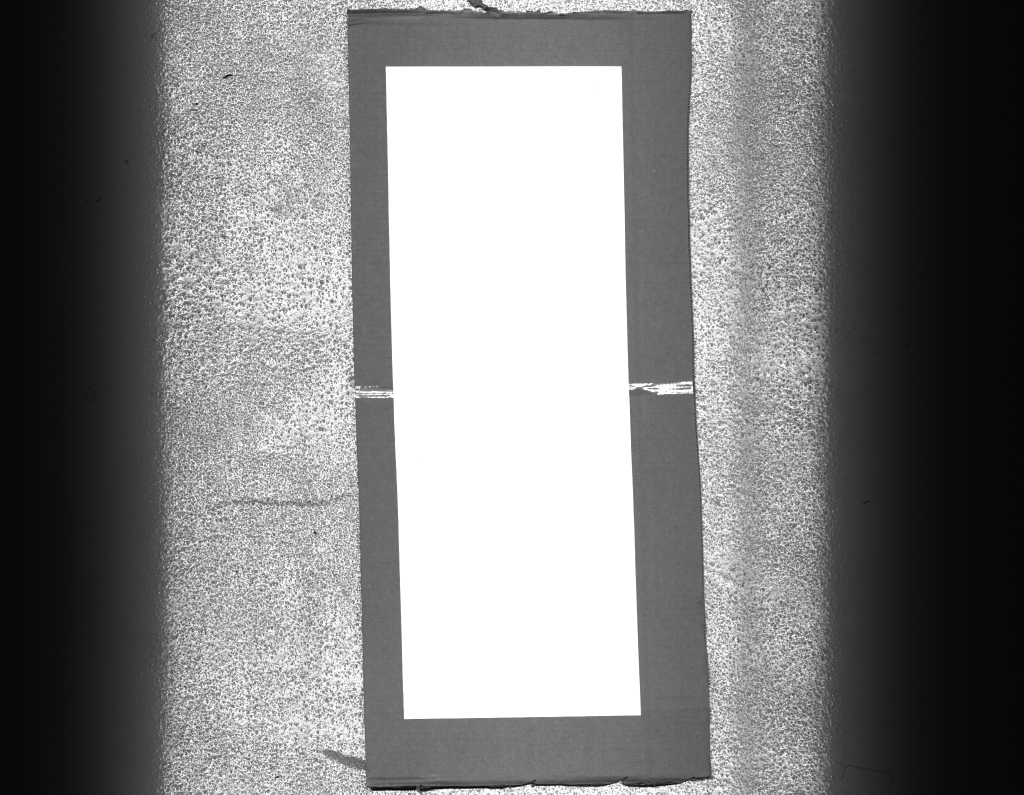
#> input picture road_anomaly_detector/main/calibration/Encoder/enoder_test_1.png, 2048 x 1589 px, found by its file name (shown at 1/2 size)
$ python Calibration_encoder.py
#> lines starting #> are read from the running program, lines starting #| are printed output that depends on the picture; after the words box and inside, x2 and y2 are one past the last pixel; in counts of white or black regions, pixels touching at a corner belong together
### road_anomaly_detector/main/calibration/camera.py
import matplotlib.pyplot as plt
import numpy as np

class camProbities:
    def __init__(self, focal, WD, CamSpecs):
        # Assign
        self.focal = focal  # Assuming focal length is in mm
        self.WD = WD  # Working distance in meters
        # Unpack the specs
        self.resolution_h, self.resolution_v = CamSpecs.get("Resolution", (0, 0))
        self.pixel_size_h, self.pixel_size_v = CamSpecs.get("Pixel Size", (0.0, 0.0))  # Assuming µm
        self.line_rate = CamSpecs.get("Line Rate", 0)
        self.wheel_diameter = CamSpecs.get("Wheel Diameter", 0)

    def getFOV(self):
        # Convert focal length to meters from mm, same for pixel width
        focal_length_m = self.focal / 1000  # Convert mm to meters
        pixel_width_m = self.pixel_size_h / 1e6  # Convert µm to meters

        # Calculate sensor width
        sensor_width_m = self.resolution_h * pixel_width_m

        # Calculate FOV
        FOV = (sensor_width_m / focal_length_m) * self.WD
        return FOV

    def getSpartial(self):
        # Calculate spatial resolution in meters per pixel
        FOV = self.getFOV()
        spatial_resolution = FOV / self.resolution_h
        return spatial_resolution * 1000  # Return in mm/pixel

    # [47 lines left out: functions getMaxSpeed, calculateLineRate, calculateMaxExposureTime, calculateEncoderResolution, __str__, not called in this run]

### road_anomaly_detector/main/calibration/Calibration_encoder.py
import cv2
import numpy as np
import matplotlib.pyplot as plt
from road_anomaly_detector.main.calibration.camera import camProbities
from road_anomaly_detector.main.camera.Image_acqusition import LineScanCamera

def load_image(filepath):
    """Load an image in grayscale mode."""
    image = cv2.imread(filepath, cv2.IMREAD_GRAYSCALE)
    if image is None:
        raise FileNotFoundError(f"Error: Unable to load image from {filepath}")
    return image

def display_image(image, title="Image"):
    """Display an image using Matplotlib."""
    plt.imshow(image, cmap='gray')
    plt.title(title)
    plt.axis('off')
    plt.show()

def save_image(image, save_path):
    """Save an image to the specified path."""
    success = cv2.imwrite(save_path, image)
    if not success:
        raise IOError(f"Error: Unable to save image to {save_path}")
    print(f"Image saved successfully at {save_path}")

def save_image(image, save_path):
    """Save an image to the specified path."""
    success = cv2.imwrite(save_path, image)
    if not success:
        raise IOError(f"Error: Unable to save image to {save_path}")
    print(f"Image saved successfully at {save_path}")

def find_paper_contour(image, lower=170, upper=255, blurEn=True, morphEn=True):
    """Detect paper contour in the image using thresholding and morphological operations."""
    if blurEn:
        image = cv2.GaussianBlur(image, (3, 3), 0)

    thresh = cv2.threshold(image, lower, upper, cv2.THRESH_BINARY)[1]

    if morphEn:
        kernel = np.ones((7, 7), np.uint8)
        morph = cv2.morphologyEx(thresh, cv2.MORPH_CLOSE, kernel)
        morph = cv2.morphologyEx(morph, cv2.MORPH_OPEN, kernel)
    else:
        morph = thresh

    contours, _ = cv2.findContours(morph, cv2.RETR_EXTERNAL, cv2.CHAIN_APPROX_SIMPLE)
    display_image(thresh)

    if not contours:
        raise ValueError("No contours found in the image.")

    big_contour = max(contours, key=cv2.contourArea)

    return big_contour, thresh, morph, contours

def calculate_dimensions_from_contour(image, contour):
    """Approximate a contour to a polygon and calculate its dimensions."""
    peri = cv2.arcLength(contour, True)
    corners = cv2.approxPolyDP(contour, 0.04 * peri, True)

    def euclidean_distance(pt1, pt2):
        return np.linalg.norm(np.array(pt1) - np.array(pt2))

    if len(corners) == 4:
        top_left, top_right, bottom_right, bottom_left = [corner[0] for corner in corners]
        height_px = euclidean_distance(top_left, top_right)
        width_px = euclidean_distance(top_left, bottom_left)
        if width_px > height_px:
            height_px, width_px = width_px, height_px
    else:
        raise ValueError("The contour does not have exactly 4 corners.")

    polygon = image.copy()
    cv2.polylines(polygon, [corners], True, (0, 0, 255), 2, cv2.LINE_AA)

    return np.round(height_px), np.round(width_px), polygon

def display_stages(image, thresh, morph, contours, polygon):
    """Display the thresh, morph, contours, and polygon stages in one figure."""
    fig, axes = plt.subplots(2, 2, figsize=(10, 10))

    # Display thresholded image
    axes[0, 0].imshow(thresh, cmap='gray')
    axes[0, 0].set_title("Threshold")
    axes[0, 0].axis('off')

    # Display morphology result
    axes[0, 1].imshow(morph, cmap='gray')
    axes[0, 1].set_title("Morphology")
    axes[0, 1].axis('off')

    # Display contours
    contour_image = image.copy()
    cv2.drawContours(contour_image, contours, -1, (0, 255, 0), 2)
    axes[1, 0].imshow(contour_image, cmap='gray')
    axes[1, 0].set_title("Contours")
    axes[1, 0].axis('off')

    # Display polygon
    axes[1, 1].imshow(polygon, cmap='gray')
    axes[1, 1].set_title("Polygon")
    axes[1, 1].axis('off')

    plt.tight_layout()
    plt.show()

def paper_size(image, lower=170, upper=255, dispay=True, blurEn=True, morphEn=True):
    """Find and return paper size (height and width in pixels) and polygon representation."""
    contour, thresh, morph, contours = find_paper_contour(image, lower, upper, blurEn, morphEn)
    height_px, width_px, polygon = calculate_dimensions_from_contour(image, contour)
    if dispay:
        display_stages(image, thresh, morph, contours, polygon)
    return height_px, width_px, polygon

def main():
    try:
        print("Starting encoding calibration process...")
        #WD = float(input("Enter Work distance (in meters): "))
        WD = 0.764

        cam_specs = {
            "Resolution": (4096/2, 1),
            "Pixel Size": (3.5*2, 3.5*2),
            "Line Rate": 80000,  # Don't matter
            "Wheel Diameter": 0.18
        }

        cam = camProbities(focal=8.5, WD=WD, CamSpecs=cam_specs)
        #initial_resolution = cam.calculateEncoderResolution() * 8 # times 8 because we have
        initial_resolution = 7535
        # 2 rising edge channels and pulse every 4 encode tick.

        print(f"Initial resolution: {initial_resolution}")
        input("Press Enter to start the paper calibration scheme...")

        spartial_res_1m = 1 / (cam.getSpartial() / 1000) # 1 m / spartial_res
        #print(cam.getSpartial() / 1000)
        #camera = LineScanCamera(trigger='encoder', exposure=7, frame_height=spartial_res_1m, compression='png')

        a3_height_mm, a3_width_mm = 420*2, 297

        while True:
            #image = camera.capture_image()
            image = load_image("road_anomaly_detector/main/calibration/enoder_test_1.png")
#> in load_image, image is the input picture: shape (1589, 2048); min 6, max 255, mean 128
            print("Picture taken...")

            height_px, width_px, _ = paper_size(image, lower=235, dispay=True, blurEn=False, morphEn=False)
#> in find_paper_contour, `thresh = cv2.threshold(image, lower, upper, cv2.THRESH_BINARY)[1]`:
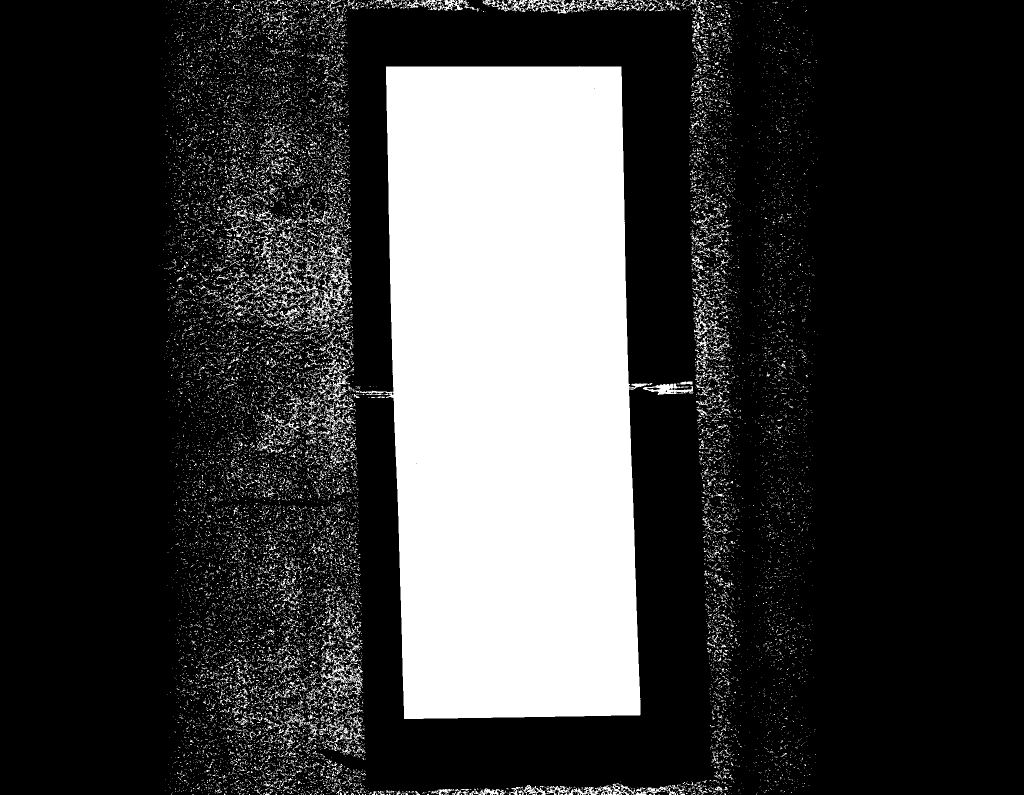
#> thresh: shape (1589, 2048) (shown at 1/2 size); 22.8% white; 21604 white regions (20580 under 20 px)
#> in find_paper_contour, `contours, _ = cv2.findContours(morph, cv2.RETR_EXTERNAL, cv2.CHAIN_APP..`: contours = 21592 contours, 21219 with area under 20; largest, box (x1, y1, x2, y2) and area: (705, 132, 1298, 1438) 612297, (611, 518, 704, 649) 2852, (1050, 0, 1206, 27) 1532, (1047, 1567, 1259, 1589) 1508, (1286, 767, 1387, 790) 985
#> in find_paper_contour, `big_contour = max(contours, key=cv2.contourArea)`: big_contour = contour of 395 points, box (x1, y1, x2, y2) (705, 132, 1298, 1438), area 612297
#> in paper_size, `contour, thresh, morph, contours = find_paper_contour(image, lower, up..`: contour has the same summary as big_contour in find_paper_contour
#> in calculate_dimensions_from_contour, `peri = cv2.arcLength(contour, True)`: peri = 3967.1
#> in calculate_dimensions_from_contour, `corners = cv2.approxPolyDP(contour, 0.04 * peri, True)`: corners = [[1242, 133], [772, 133], [808, 1437], [1280, 1429]]
#> in calculate_dimensions_from_contour, `top_left, top_right, bottom_right, bottom_left = [corner[0] for corner..`: top_left = [1242, 133]; top_right = [772, 133]; bottom_right = [808, 1437]; bottom_left = [1280, 1429]
#> in calculate_dimensions_from_contour, `height_px = euclidean_distance(top_left, top_right)`: height_px = 470
#> in calculate_dimensions_from_contour, `width_px = euclidean_distance(top_left, bottom_left)`: width_px = 1296.6
#> in calculate_dimensions_from_contour, `height_px, width_px = width_px, height_px`: width_px = 470
#> in calculate_dimensions_from_contour, `cv2.polylines(polygon, [corners], True, (0, 0, 255), 2, cv2.LINE_AA)`:
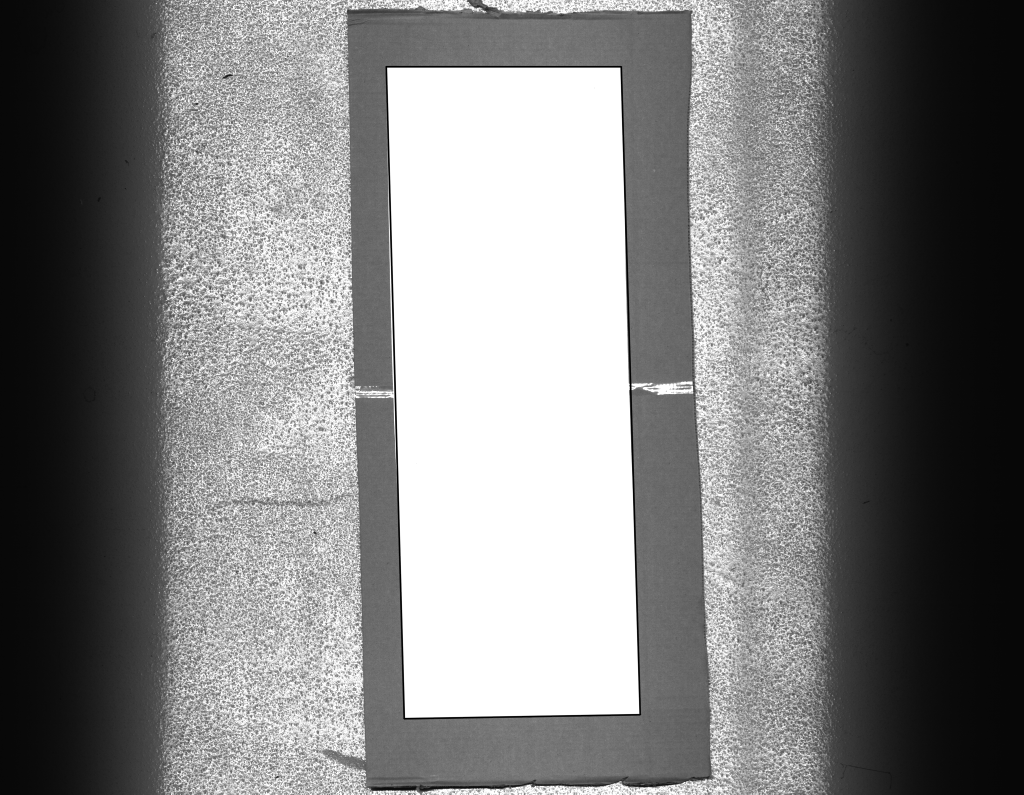
#> polygon: shape (1589, 2048) (shown at 1/2 size); 0.54% of pixels changed, all inside (x1, y1, x2, y2) = (770, 131, 1283, 1440)
#> in paper_size, `height_px, width_px, polygon = calculate_dimensions_from_contour(image..`: height_px = 1297; width_px = 470
#> in display_stages, `cv2.drawContours(contour_image, contours, -1, (0, 255, 0), 2)`:
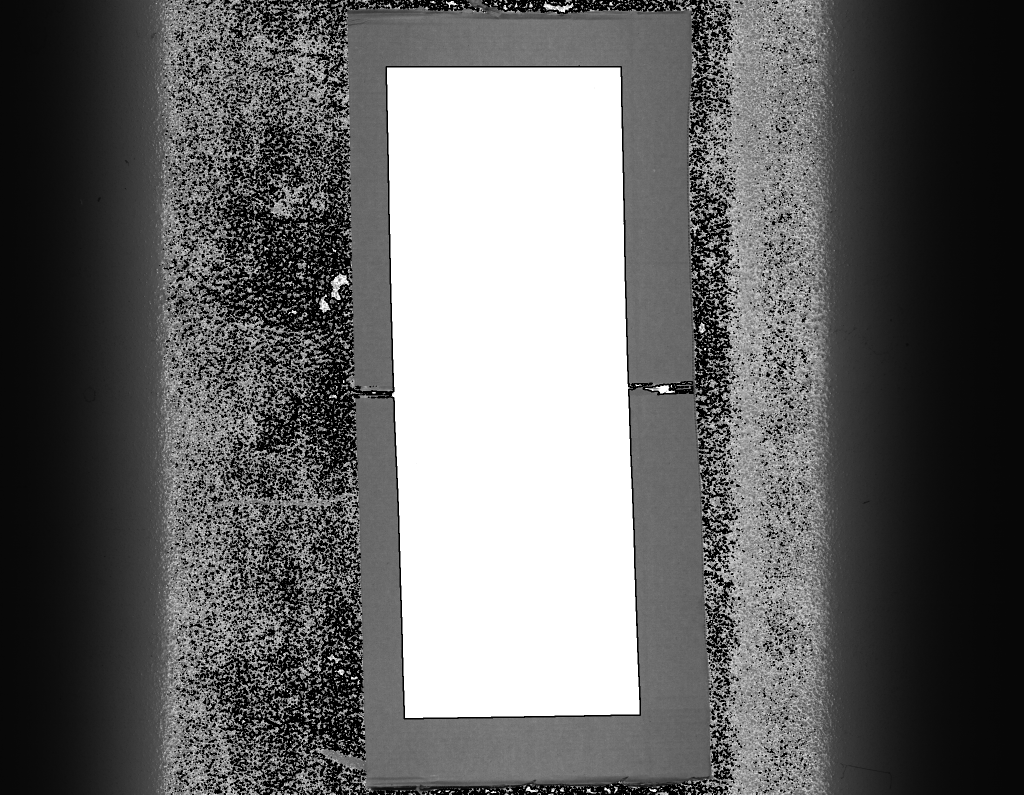
#> contour_image: shape (1589, 2048) (shown at 1/2 size); 11.65% of pixels changed, all inside (x1, y1, x2, y2) = (318, 0, 1636, 1589)
#> in display_stages, `plt.show()`:
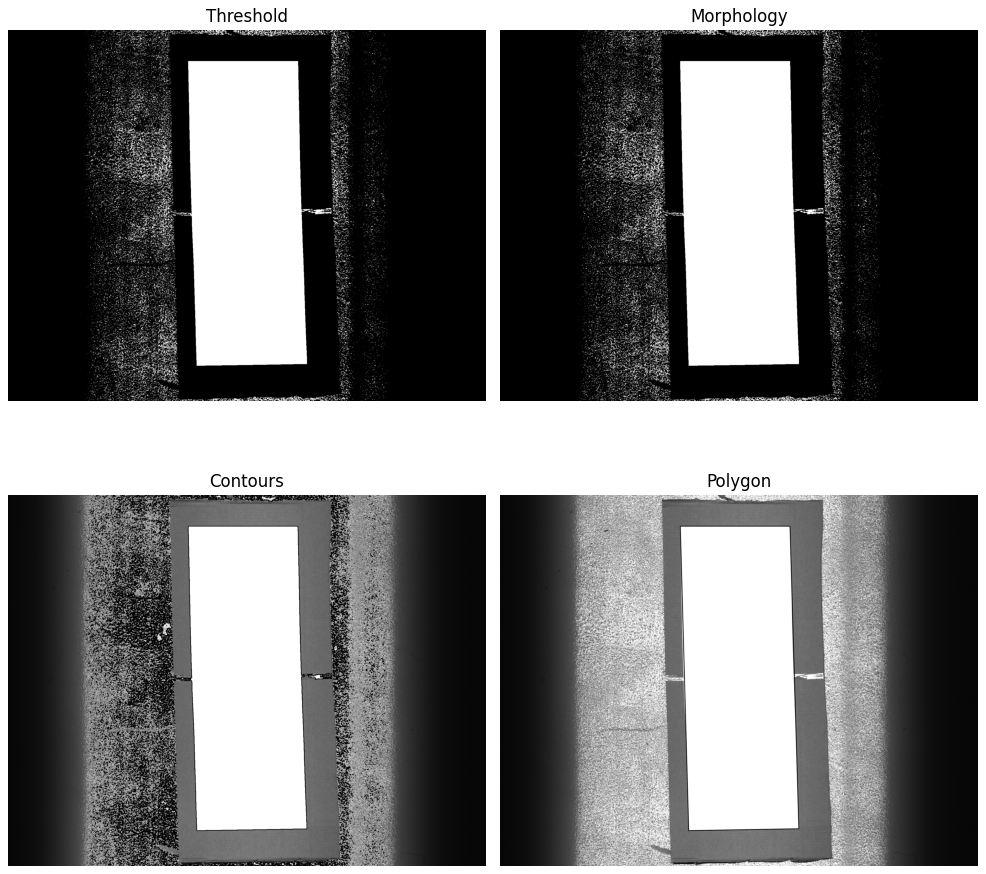
#> figure drawn by matplotlib, 4 panels
#> height_px = 1297; width_px = 470

            height_mm = height_px * cam.getSpartial()
#> height_mm = 816
            width_mm = width_px * cam.getSpartial()
#> width_mm = 295.7

            # Calculate errors in percentage for height and width
            error_height = (height_mm - a3_height_mm) / a3_height_mm * 100
#> error_height = -2.85
            error_width = (width_mm - a3_width_mm) / a3_width_mm * 100
#> error_width = -0.433

            # Adjust resolution based on the percentage error (can be positive or negative)
            new_resolution = initial_resolution * (1 - error_height / 100)
#> new_resolution = 7749.9

            # Update the resolution
            initial_resolution = new_resolution
#> initial_resolution = 7749.9

            print(f"\nPixels: {height_px} x {width_px}")
#| Pixels: 1297.0 x 470.0
            print(f"Real size [mm][h x w]: {height_mm:.2f} x {width_mm:.2f}")
#| Real size [mm][h x w]: 816.04 x 295.71
            print(f"A3 paper  [mm][h x w]: {a3_height_mm:.2f} x {a3_width_mm:.2f}")
            print(f"Error [%]: {error_height:.2f}% x {error_width:.2f}%")
#| Error [%]: -2.85% x -0.43%
            print(f"Suggested new resolution: {new_resolution:.2f}\n")
#| Suggested new resolution: 7749.91

#> (the run stopped early here; a loop or call above may not have finished)
